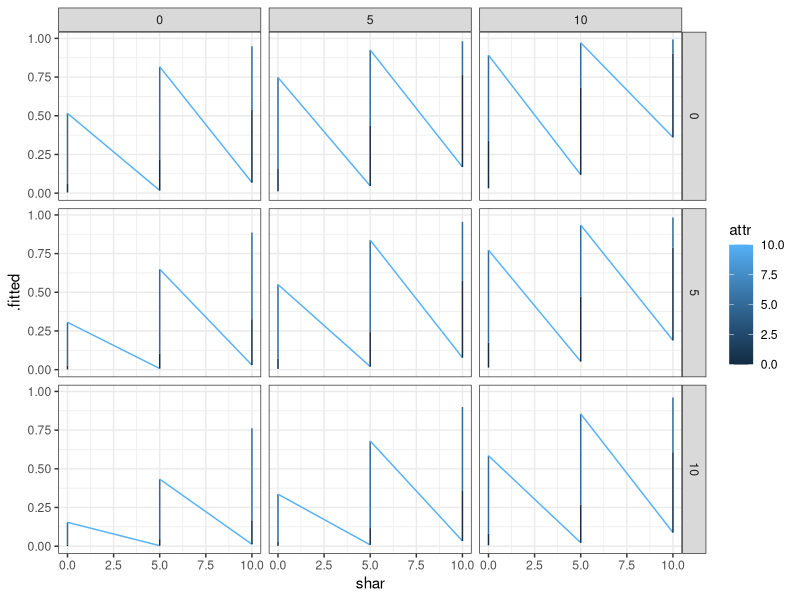

This chart was generated by the following R code:
## ---- chunk 1
knitr::opts_chunk$set(echo = TRUE)
library(tidyverse)
library(broom)
library(modelr)
library(pscl)
theme_set(theme_bw())

dates <- read_csv("speed-dating2.csv")
dates <- dates %>% 
  na.omit() %>%
  mutate(dec = case_when(.$dec == "no" ~ 0, 
                         .$dec == "yes" ~ 1))
## ---- chunk 2
bm.1 <- glm(dec ~ shar + attr + fun + intel + sinc + amb, 
          data = dates, 
          family = "binomial")
tidy(bm.1, conf.int = TRUE, exponentiate = TRUE)
## ---- chunk 3
tidy(bm.1, conf.int = TRUE, exponentiate = FALSE)
## ---- chunk 4
pR2(bm.1)
## ---- chunk 5
bm.2<- glm(dec ~ shar + attr + fun + amb, 
          data = dates, 
          family = "binomial")
tidy(bm.2, conf.int = TRUE, exponentiate = TRUE)
pR2(bm.2)
## ---- chunk 6
model.2 = dates %>% 
  data_grid(shar = seq_range(shar, 3), 
            attr = seq_range(attr, 3),
            fun = seq_range(fun, 3),
            amb = seq_range(amb, 3))
mm = augment(bm.2, 
             newdata = model.2, 
             type.predict = "response")
mm %>% 
  ggplot(aes(x = shar, colour=attr)) + 
  geom_line(aes(y = .fitted)) +
  facet_grid(amb ~ fun)
